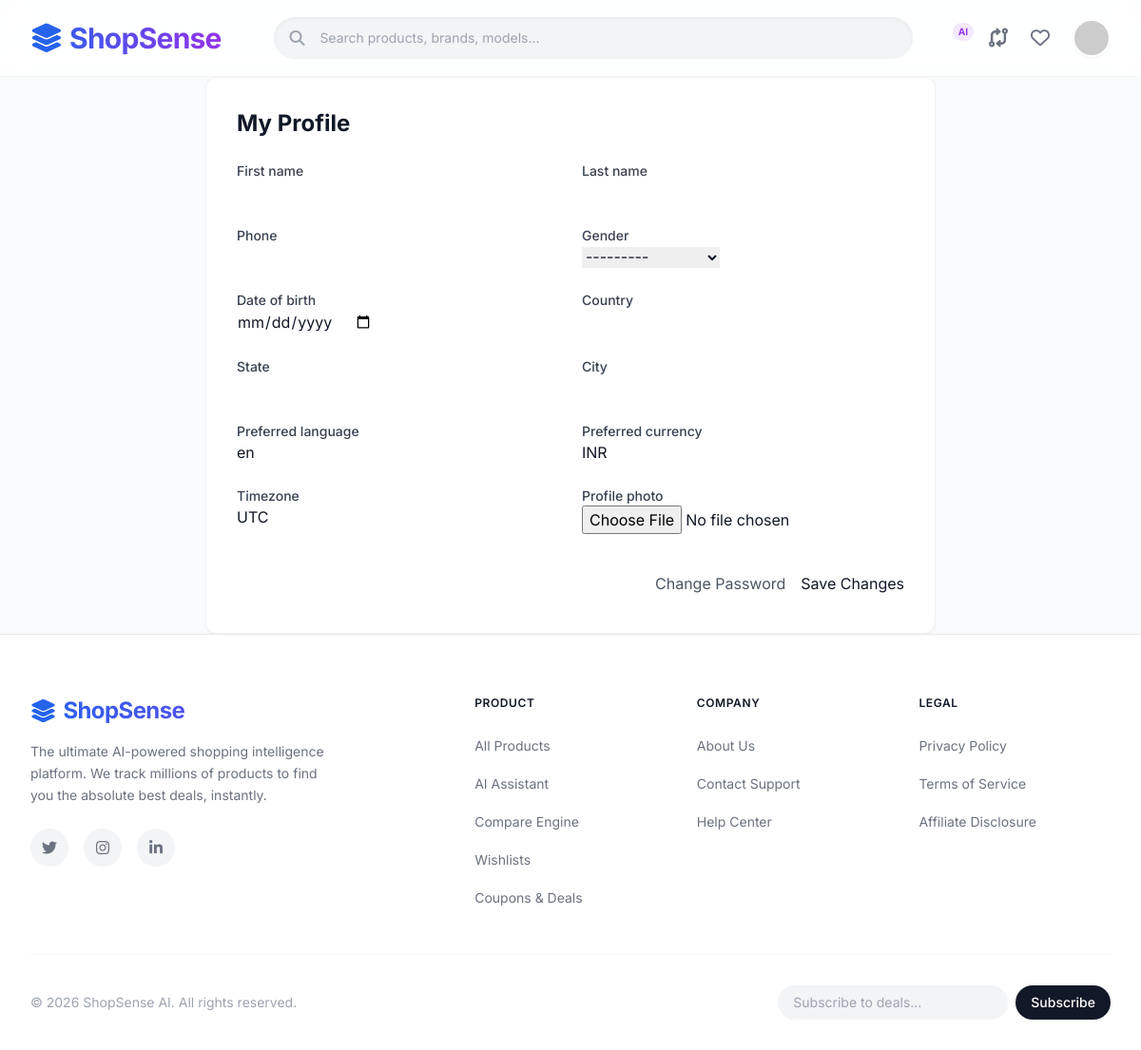
The page /accounts/profile/ (signed in) on the database its author committed.
### accounts/models.py (models this page shows, shortened)
class User(AbstractUser):
    role = models.CharField(
        max_length=20,
        choices=UserRole.choices,
        default=UserRole.CUSTOMER,
        help_text=_('Designates the primary role of the user.')
    )
    email_verified = models.BooleanField(
        default=False,
        help_text=_('Designates whether this user has verified their email address.')
    )
    phone = models.CharField(max_length=20, blank=True, null=True)
    profile_photo = models.ImageField(upload_to='profile_photos/', blank=True, null=True)
    gender = models.CharField(max_length=1, choices=GenderChoices.choices, blank=True, null=True)
    date_of_birth = models.DateField(blank=True, null=True)
    country = models.CharField(max_length=100, blank=True, null=True)
    state = models.CharField(max_length=100, blank=True, null=True)
    city = models.CharField(max_length=100, blank=True, null=True)
    preferred_language = models.CharField(max_length=10, default='en', blank=True)
    preferred_currency = models.CharField(max_length=10, default='INR', blank=True)
    timezone = models.CharField(max_length=50, default='UTC', blank=True)

### accounts/views.py (the view, shortened to what this page needs)
# urls.py: path('profile/', ProfileUpdateView.as_view(), name='profile'),
class ProfileUpdateView(LoginRequiredMixin, UpdateView):
    model = User
    form_class = UserProfileUpdateForm
    template_name = 'accounts/profile.html'
    success_url = reverse_lazy('profile')
    def get_object(self, queryset=None):
        return self.request.user

### accounts/forms.py
class UserProfileUpdateForm(forms.ModelForm):
    class Meta:
        model = User
        fields = (
            'first_name', 'last_name', 'phone', 'gender', 'date_of_birth',
            'country', 'state', 'city', 'preferred_language', 'preferred_currency',
            'timezone', 'profile_photo'
        )
        widgets = {
            'date_of_birth': forms.DateInput(attrs={'type': 'date'}),
        }

### system/context_processors.py (called while the page is built, shortened)
def admin_dashboard_stats(request):
    if request.path != '/admin/' or not request.user.is_superuser:
        return {}

### templates/accounts/profile.html (shortened to what this page needs)
{% extends 'base.html' %}
{% block content %}
<div class="max-w-3xl mx-auto bg-white p-8 rounded-xl shadow-sm border border-gray-100">
    <h2 class="text-2xl font-bold mb-6">My Profile</h2>
    <form method="post" enctype="multipart/form-data">
        <div class="grid grid-cols-1 md:grid-cols-2 gap-6">
            {% for field in form %}
                <div>
                    <label class="block text-sm font-medium text-gray-700" for="{{ field.id_for_label }}">{{ field.label }}</label>
                    {{ field }}
                </div>
            {% endfor %}
        </div>
        <div class="mt-8 flex justify-end space-x-4">
            <a href="{% url 'password_change' %}" class="text-gray-600 hover:text-gray-900 py-2">Change Password</a>
            <button type="submit" class="btn-primary">Save Changes</button>
        </div>
    </form>
</div>
{% endblock %}

### templates/base.html (style rules this page uses)
body { font-family: 'Inter', sans-serif; }

### rows shown on the page
User: form "---------" "en" "INR" "UTC"

### other values the page prints
{{ field.label }} "First name" "Last name" "Phone" "Gender" "Date of birth" "Country" "State" "City" "Preferred language" "Preferred currency" "Timezone" "Profile photo"
